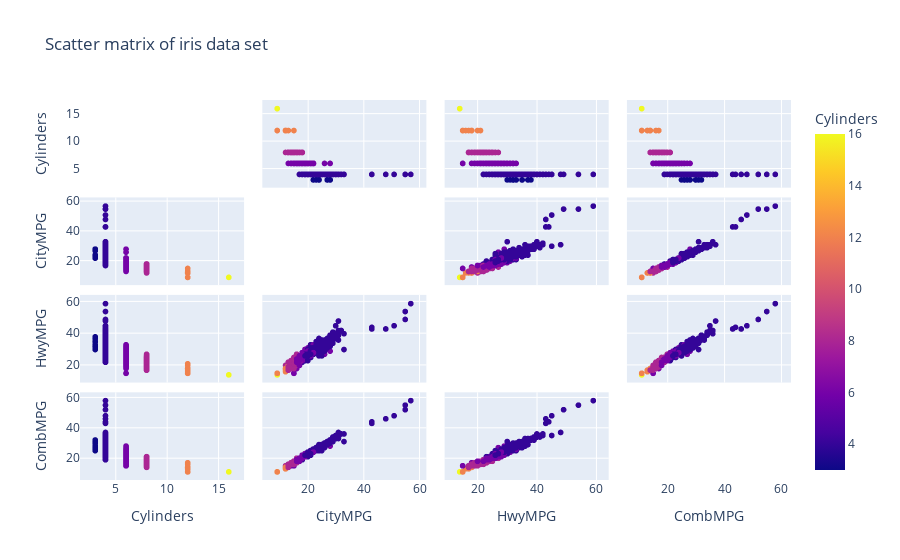

Source (notebook cell):
### Markdown cell above
Above we have a histogram of how many time eahc combine MPG appears in the data set. We can see that we have a peak just after 20 and also with the dist plot we can directly observe a general trend in the data. We can observe kind of weird in between some values.

Something we encouter pretty often is a pair plot from Seaborn. This help us visualize plots of every combination of various attributes together, so we can look for intersting patterns between fetaures and dig deeper into it.

As an example, let's classify cars by how many cylinders they have, and we look for relationships between how many cylinders each car has and their city MPG rating, their Highway MPG rating, and their combined MPG rating.

### Code cell
fig = px.scatter_matrix(df,
    dimensions=['Cylinders', 'CityMPG', 'HwyMPG', 'CombMPG'],
    color="Cylinders", 
    title="Scatter matrix of iris data set",
    labels={col:col.replace('_', ' ') for col in df.columns}) # remove underscore
fig.update_traces(diagonal_visible=False)
fig.show()

### Figure 1 — Plotly figure (JSON) as saved in the notebook; plotly's stock layout.template omitted (floating-point values rounded to 4 significant figures; data arrays with more than 128 entries replaced by an {"elided": "..."} marker saying what was removed)
{"data": [{"diagonal": {"visible": false}, "dimensions": [{"axis": {"matches": true}, "label": "Cylinders", "values": {"elided": "718 int values"}}, {"axis": {"matches": true}, "label": "CityMPG", "values": {"elided": "718 int values"}}, {"axis": {"matches": true}, "label": "HwyMPG", "values": {"elided": "718 int values"}}, {"axis": {"matches": true}, "label": "CombMPG", "values": {"elided": "718 int values"}}], "hovertemplate": "%{xaxis.title.text}=%{x}<br>%{yaxis.title.text}=%{y}<br>Cylinders=%{marker.color}<extra></extra>", "legendgroup": "", "marker": {"color": {"elided": "718 int values"}, "coloraxis": "coloraxis", "symbol": "circle"}, "name": "", "showlegend": false, "type": "splom"}], "layout": {"coloraxis": {"colorbar": {"title": {"text": "Cylinders"}}, "colorscale": [[0, "#0d0887"], [0.1111, "#46039f"], [0.2222, "#7201a8"], [0.3333, "#9c179e"], [0.4444, "#bd3786"], [0.5556, "#d8576b"], [0.6667, "#ed7953"], [0.7778, "#fb9f3a"], [0.8889, "#fdca26"], [1, "#f0f921"]]}, "dragmode": "select", "legend": {"tracegroupgap": 0}, "title": {"text": "Scatter matrix of iris data set"}}}
